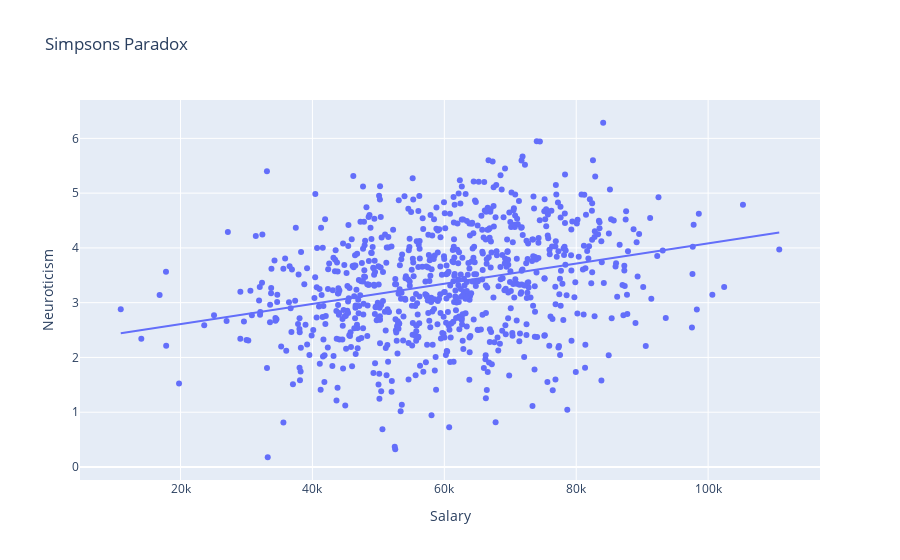

The notebook cell this image was saved under:
### Code cell
(dataf
  .sample(800, random_state=42)
  .plot(kind="scatter", x="Salary", y="Neuroticism",
        title="Simpsons Paradox",
        trendline="ols",
        )
)

### Figure 1 — Plotly figure (JSON) as saved in the notebook; plotly's stock layout.template omitted (floating-point values rounded to 4 significant figures; data arrays with more than 128 entries replaced by an {"elided": "..."} marker saying what was removed)
{"data": [{"hovertemplate": "Salary=%{x}<br>Neuroticism=%{y}<extra></extra>", "legendgroup": "", "marker": {"color": "#636efa", "symbol": "circle"}, "mode": "markers", "name": "", "orientation": "v", "showlegend": false, "type": "scatter", "x": {"elided": "800 float values"}, "xaxis": "x", "y": {"elided": "800 float values"}, "yaxis": "y"}, {"hovertemplate": "<b>OLS trendline</b><br>Neuroticism = 1.84124e-05 * Salary + 2.24197<br>R<sup>2</sup>=0.081423<br><br>Salary=%{x}<br>Neuroticism=%{y} <b>(trend)</b><extra></extra>", "legendgroup": "", "marker": {"color": "#636efa", "symbol": "circle"}, "mode": "lines", "name": "", "showlegend": false, "type": "scatter", "x": {"elided": "800 float values"}, "xaxis": "x", "y": {"elided": "800 float values"}, "yaxis": "y"}], "layout": {"legend": {"tracegroupgap": 0}, "title": {"text": "Simpsons Paradox"}, "xaxis": {"anchor": "y", "domain": [0, 1], "title": {"text": "Salary"}}, "yaxis": {"anchor": "x", "domain": [0, 1], "title": {"text": "Neuroticism"}}}}
